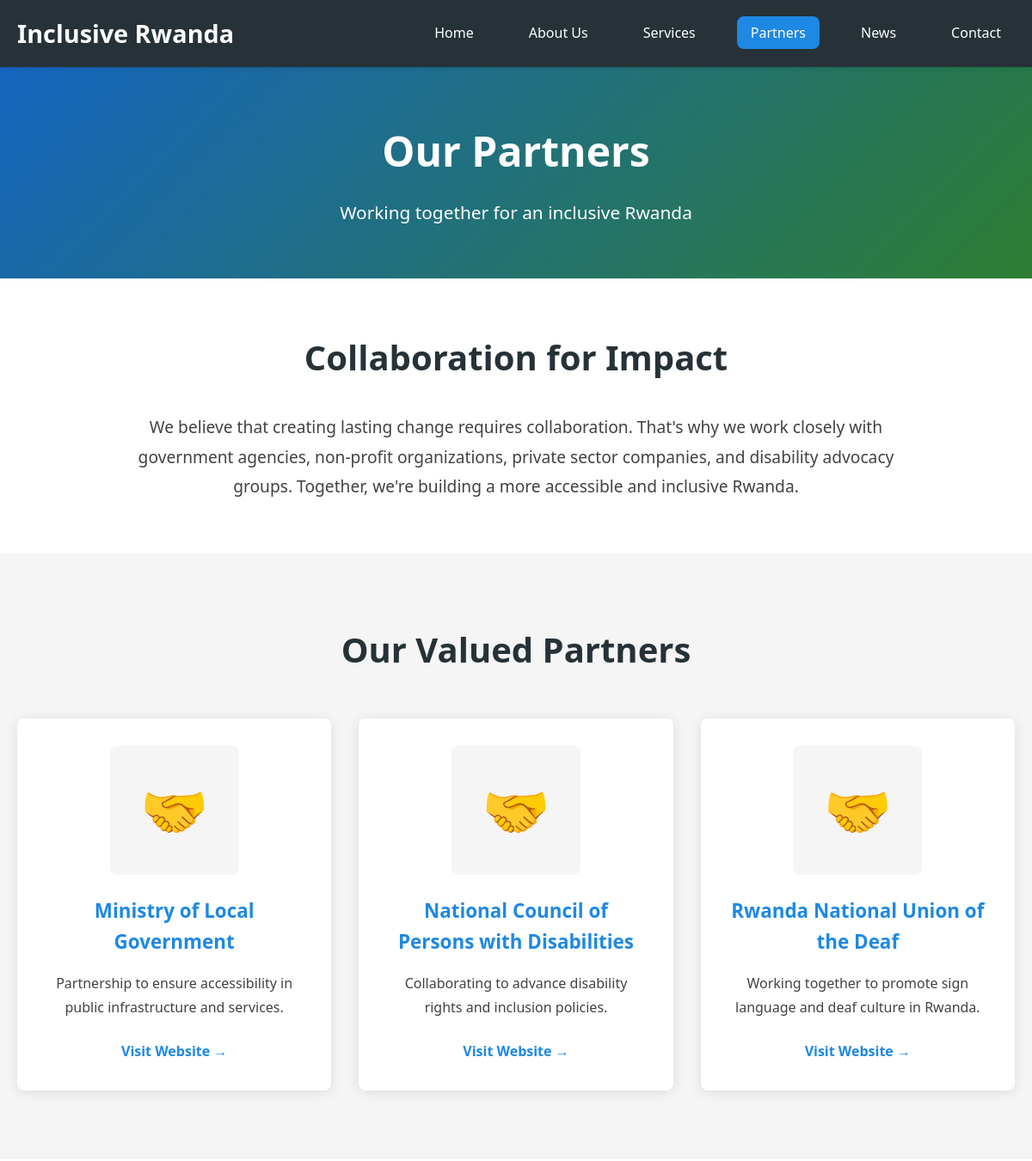
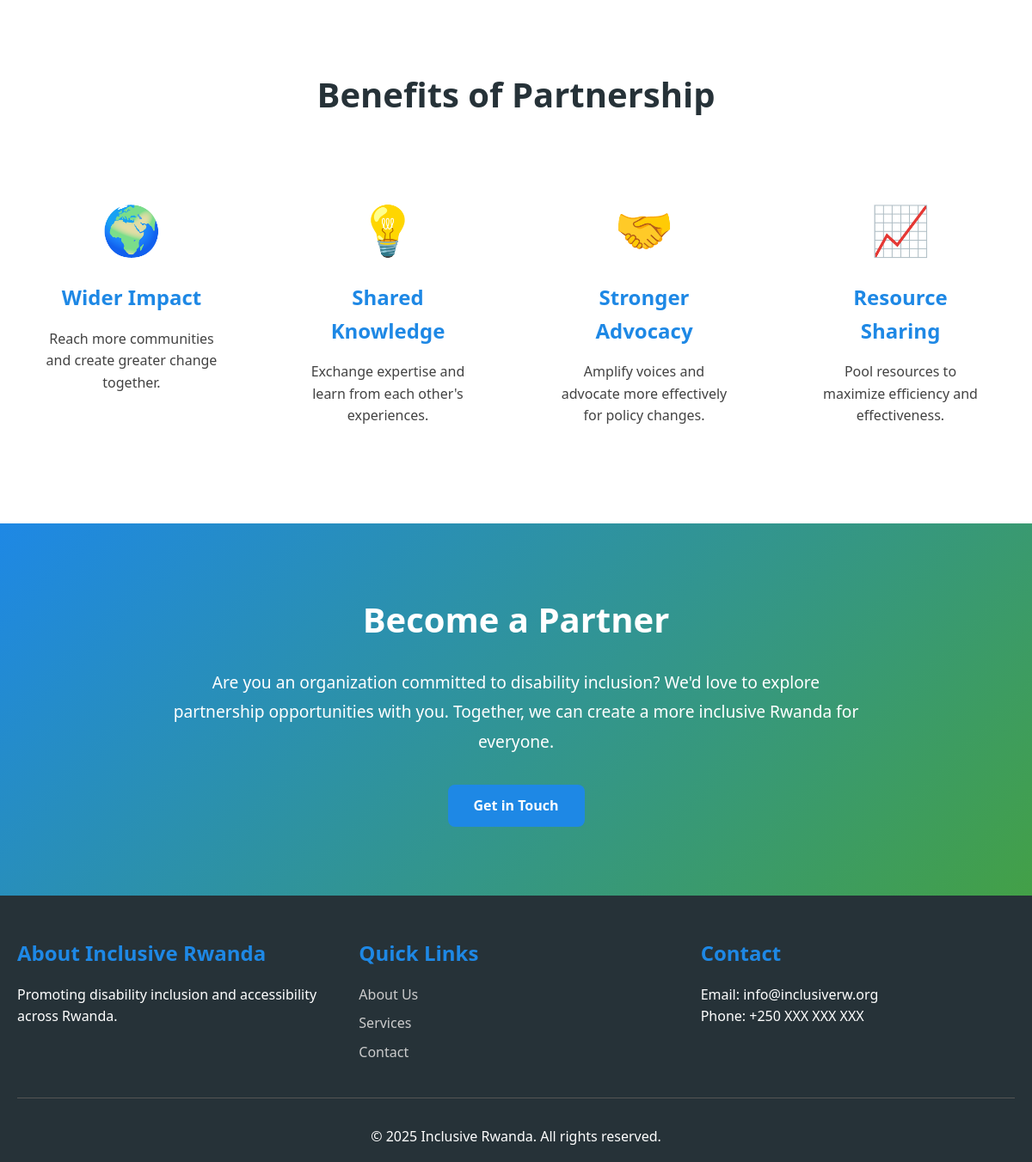
The page /partners.php on the database its author committed (2 pictures, top to bottom).
### tables this page shows
CREATE TABLE IF NOT EXISTS partners (
    id INT(11) AUTO_INCREMENT PRIMARY KEY,
    name VARCHAR(200) NOT NULL,
    description TEXT NOT NULL,
    logo VARCHAR(255) DEFAULT NULL,
    website VARCHAR(255) DEFAULT NULL,
    created_at TIMESTAMP DEFAULT CURRENT_TIMESTAMP,
    updated_at TIMESTAMP DEFAULT CURRENT_TIMESTAMP ON UPDATE CURRENT_TIMESTAMP
);

### partners.php (the view, shortened to what this page needs)
<?php
require_once 'includes/header.php';
$conn = getDBConnection();
$partners = [];
$sql = "SELECT * FROM partners ORDER BY name ASC";
$result = $conn->query($sql);
if ($result && $result->num_rows > 0) {
    while ($row = $result->fetch_assoc()) {
        $partners[] = $row;
    }
}
?>
<section class="page-header">
    <div class="container">
        <h1>Our Partners</h1>
        <p class="lead">Working together for an inclusive Rwanda</p>
    </div>
</section>
<section class="partners-intro">
    <div class="container">
        <div class="intro-content">
            <h2>Collaboration for Impact</h2>
            <p class="large-text">
                We believe that creating lasting change requires collaboration. That's why we
                work closely with government agencies, non-profit organizations, private sector
                companies, and disability advocacy groups. Together, we're building a more
                accessible and inclusive Rwanda.
            </p>
        </div>
    </div>
</section>
<section class="partners-list">
    <div class="container">
        <h2>Our Valued Partners</h2>
        <?php if (count($partners) > 0): ?>
            <div class="partners-grid">
                <?php foreach ($partners as $partner): ?>
                    <article class="partner-card" aria-labelledby="partner-<?php echo $partner['id']; ?>">
                        <?php if (!empty($partner['logo'])): ?>
                            <div class="partner-logo">
                                <img
                                    src="<?php echo BASE_URL . 'admin/uploads/' . htmlspecialchars($partner['logo']); ?>"
                                    alt="<?php echo htmlspecialchars($partner['name']) . ' logo'; ?>"
                                    loading="lazy"
                                >
                            </div>
                        <?php else: ?>
                            <div class="partner-logo-placeholder" aria-hidden="true">
                                🤝
                            </div>
                        <?php endif; ?>
                        <div class="partner-content">
                            <h3 id="partner-<?php echo $partner['id']; ?>">
                                <?php echo htmlspecialchars($partner['name']); ?>
                            </h3>
                            <p><?php echo htmlspecialchars($partner['description']); ?></p>
                            <?php if (!empty($partner['website'])): ?>
                                <a
                                    href="<?php echo htmlspecialchars($partner['website']); ?>"
                                    class="partner-link"
                                    target="_blank"
                                    rel="noopener noreferrer"
                                    aria-label="Visit <?php echo htmlspecialchars($partner['name']); ?> website (opens in new tab)"
                                >
                                    Visit Website →
                                </a>
                            <?php endif; ?>
                        </div>
                    </article>
                <?php endforeach; ?>
            </div>
        <?php else: ?>
            <div class="no-content">
                <p>We are currently building our partnership network. Check back soon!</p>
            </div>
        <?php endif; ?>
    </div>
</section>
<section class="partnership-benefits">
    <div class="container">
        <h2>Benefits of Partnership</h2>
        <div class="benefits-grid">
            <div class="benefit-item">
                <div class="benefit-icon" aria-hidden="true">🌍</div>
                <h3>Wider Impact</h3>
                <p>Reach more communities and create greater change together.</p>
            </div>
            <div class="benefit-item">
                <div class="benefit-icon" aria-hidden="true">💡</div>
                <h3>Shared Knowledge</h3>
                <p>Exchange expertise and learn from each other's experiences.</p>
            </div>
            <div class="benefit-item">
                <div class="benefit-icon" aria-hidden="true">🤝</div>
                <h3>Stronger Advocacy</h3>
                <p>Amplify voices and advocate more effectively for policy changes.</p>
            </div>
            <div class="benefit-item">
                <div class="benefit-icon" aria-hidden="true">📈</div>
                <h3>Resource Sharing</h3>
                <p>Pool resources to maximize efficiency and effectiveness.</p>
            </div>
        </div>
    </div>
</section>
<section class="become-partner">
    <div class="container">
        <div class="become-partner-content">
            <h2>Become a Partner</h2>
            <p>
                Are you an organization committed to disability inclusion? We'd love to
                explore partnership opportunities with you. Together, we can create a more
                inclusive Rwanda for everyone.
            </p>
            <a href="<?php echo BASE_URL; ?>contact.php" class="btn btn-primary">Get in Touch</a>
        </div>
    </div>
</section>
<?php require_once 'includes/footer.php'; ?>

### assets/css/main.css (style rules this page uses)
* { margin: 0; padding: 0; box-sizing: border-box; }
:root { --primary-color: #1E88E5; --secondary-color: #43A047; --dark-color: #263238; --light-color: #F5F5F5; --text-color: #424242; --border-radius: 8px; --transition: all 0.3s ease; }
body { font-family: 'Segoe UI', Tahoma, Geneva, Verdana, sans-serif; line-height: 1.6; color: var(--text-color); background-color: #fff; font-size: 16px; }
.container { max-width: 1200px; margin: 0 auto; padding: 0 20px; }
h1, h2, h3, h4 { margin-bottom: 1rem; color: var(--dark-color); }
h2 { font-size: 2.5rem; text-align: center; margin-bottom: 2rem; }
h3 { font-size: 1.5rem; }
a { color: var(--primary-color); text-decoration: none; transition: var(--transition); }
.btn { display: inline-block; padding: 12px 30px; border-radius: var(--border-radius); font-weight: 600; text-align: center; cursor: pointer; transition: var(--transition); border: none; font-size: 1rem; }
.btn-primary { background-color: var(--primary-color); color: white; }
.page-header { background: linear-gradient(135deg, #1565C0, #2E7D32); color: white; padding: 60px 0; text-align: center; }
.page-header h1 { font-size: 3rem; margin-bottom: 1rem; color: white; }
.page-header .lead { font-size: 1.3rem; font-weight: 300; max-width: 700px; margin: 0 auto; }
.large-text { font-size: 1.2rem; line-height: 1.8; color: var(--text-color); }
.intro-content { max-width: 900px; margin: 0 auto; text-align: center; }
.benefits-grid { display: grid; grid-template-columns: repeat(auto-fit, minmax(250px, 1fr)); gap: 2rem; margin-top: 3rem; }
.benefit-icon { display: block; font-size: 3rem; color: var(--secondary-color); margin-bottom: 1rem; }
.partners-intro { padding: 60px 0; background: white; }
.partners-list { padding: 80px 0; background-color: var(--light-color); }
.partners-grid { display: grid; grid-template-columns: repeat(auto-fill, minmax(350px, 1fr)); gap: 2rem; margin-top: 3rem; }
.partner-card { background: white; border-radius: var(--border-radius); padding: 2rem; box-shadow: 0 2px 15px rgba(0,0,0,0.1); transition: var(--transition); display: flex; flex-direction: column; align-items: center; text-align: center; }
.partner-logo-placeholder { width: 150px; height: 150px; margin-bottom: 1.5rem; display: flex; align-items: center; justify-content: center; background: var(--light-color); border-radius: var(--border-radius); font-size: 4rem; }
.partner-content { flex-grow: 1; display: flex; flex-direction: column; }
.partner-content h3 { color: var(--primary-color); margin-bottom: 1rem; font-size: 1.4rem; }
.partner-content p { line-height: 1.8; margin-bottom: 1.5rem; flex-grow: 1; }
.partner-link { display: inline-block; color: var(--primary-color); font-weight: 600; transition: var(--transition); }
.partnership-benefits { padding: 80px 0; background: white; }
.benefit-item { text-align: center; padding: 2rem; }
.benefit-item .benefit-icon { font-size: 3.5rem; margin-bottom: 1rem; display: block; }
.benefit-item h3 { color: var(--primary-color); margin-bottom: 1rem; }
.become-partner { background: linear-gradient(135deg, var(--primary-color), var(--secondary-color)); color: white; padding: 80px 0; }
.become-partner-content { max-width: 800px; margin: 0 auto; text-align: center; }
.become-partner-content h2 { color: white; margin-bottom: 1.5rem; }
.become-partner-content p { font-size: 1.2rem; line-height: 1.8; margin-bottom: 2rem; }

### rows shown on the page
partners: name "Ministry of Local Government", description "Partnership to ensure accessibility in public infrastructure and services."
partners: name "National Council of Persons with Disabilities", description "Collaborating to advance disability rights and inclusion policies."
partners: name "Rwanda National Union of the Deaf", description "Working together to promote sign language and deaf culture in Rwanda."
